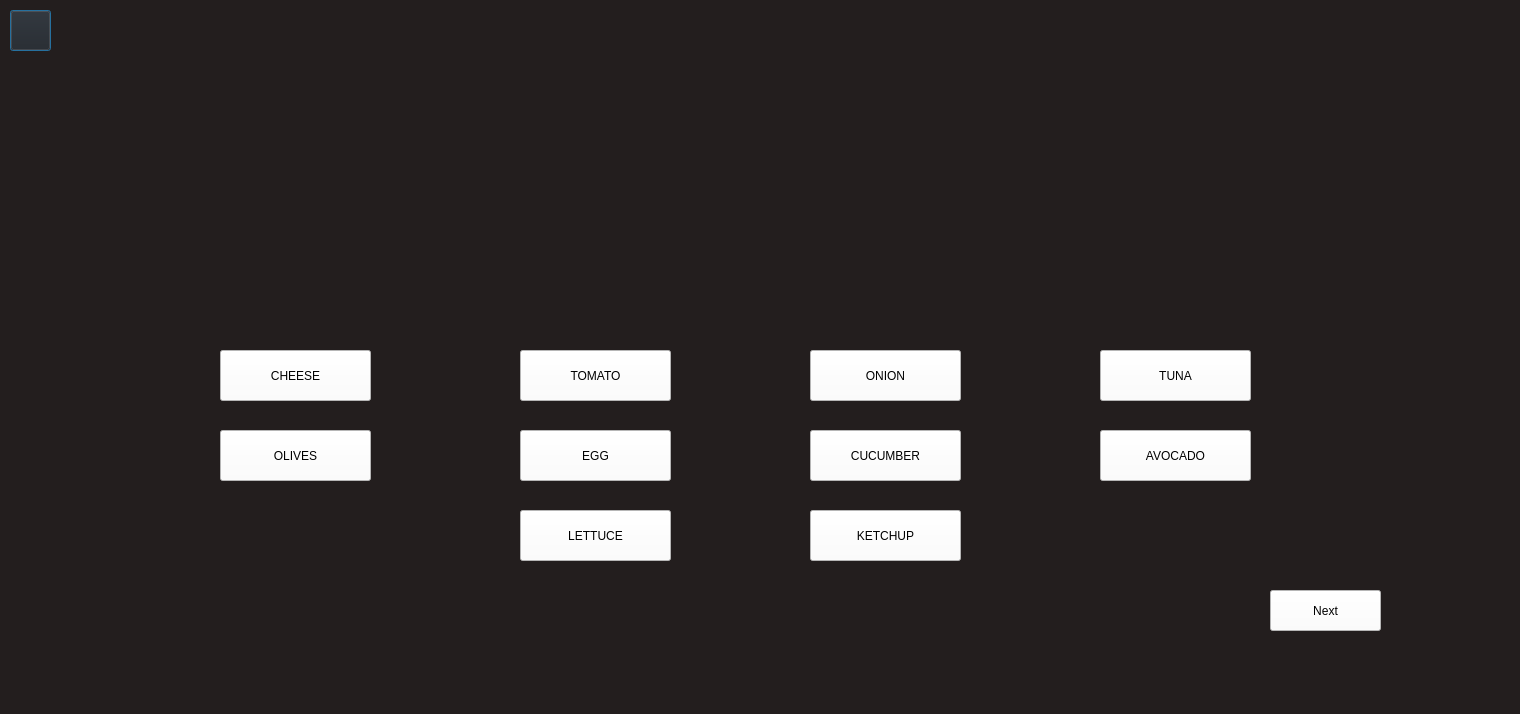
<?xml version="1.0" encoding="UTF-8"?>
<ui version="4.0">
 <class>Dialog</class>
 <widget class="QDialog" name="Dialog">
  <property name="geometry">
   <rect>
    <x>0</x>
    <y>0</y>
    <width>1520</width>
    <height>714</height>
   </rect>
  </property>
  <property name="windowTitle">
   <string>Dialog</string>
  </property>
  <widget class="QWidget" name="FabiolaPhotoWidget" native="true">
   <property name="geometry">
    <rect>
     <x>0</x>
     <y>0</y>
     <width>1520</width>
     <height>715</height>
    </rect>
   </property>
   <property name="styleSheet">
    <string notr="true">background-color: rgb(35, 30, 30);</string>
   </property>
   <widget class="QPushButton" name="backButton">
    <property name="geometry">
     <rect>
      <x>10</x>
      <y>10</y>
      <width>41</width>
      <height>41</height>
     </rect>
    </property>
    <property name="styleSheet">
     <string notr="true">color: white;</string>
    </property>
    <property name="text">
     <string/>
    </property>
   </widget>
   <widget class="QLabel" name="imageLabel">
    <property name="geometry">
     <rect>
      <x>420</x>
      <y>60</y>
      <width>791</width>
      <height>181</height>
     </rect>
    </property>
    <property name="text">
     <string/>
    </property>
   </widget>
   <widget class="QPushButton" name="cheeseButton">
    <property name="geometry">
     <rect>
      <x>220</x>
      <y>350</y>
      <width>151</width>
      <height>51</height>
     </rect>
    </property>
    <property name="styleSheet">
     <string notr="true">background-color: white;
font: 75 16px &quot;Yu Gothic Semibold&quot;;
</string>
    </property>
    <property name="text">
     <string>CHEESE</string>
    </property>
   </widget>
   <widget class="QPushButton" name="ketchupButton">
    <property name="geometry">
     <rect>
      <x>810</x>
      <y>510</y>
      <width>151</width>
      <height>51</height>
     </rect>
    </property>
    <property name="styleSheet">
     <string notr="true">background-color: white;
font: 75 16px &quot;Yu Gothic Semibold&quot;;
</string>
    </property>
    <property name="text">
     <string>KETCHUP</string>
    </property>
   </widget>
   <widget class="QPushButton" name="onionButton">
    <property name="geometry">
     <rect>
      <x>810</x>
      <y>350</y>
      <width>151</width>
      <height>51</height>
     </rect>
    </property>
    <property name="styleSheet">
     <string notr="true">background-color: white;
font: 75 16px &quot;Yu Gothic Semibold&quot;;
</string>
    </property>
    <property name="text">
     <string>ONION</string>
    </property>
   </widget>
   <widget class="QPushButton" name="tunaButton">
    <property name="geometry">
     <rect>
      <x>1100</x>
      <y>350</y>
      <width>151</width>
      <height>51</height>
     </rect>
    </property>
    <property name="styleSheet">
     <string notr="true">background-color: white;
font: 75 16px &quot;Yu Gothic Semibold&quot;;
</string>
    </property>
    <property name="text">
     <string>TUNA</string>
    </property>
   </widget>
   <widget class="QPushButton" name="nextButton">
    <property name="geometry">
     <rect>
      <x>1270</x>
      <y>590</y>
      <width>111</width>
      <height>41</height>
     </rect>
    </property>
    <property name="styleSheet">
     <string notr="true">font: 75 16px &quot;Yu Gothic Semibold&quot;;
background-color:white;</string>
    </property>
    <property name="text">
     <string>Next</string>
    </property>
   </widget>
   <widget class="QPushButton" name="avocadoButton">
    <property name="geometry">
     <rect>
      <x>1100</x>
      <y>430</y>
      <width>151</width>
      <height>51</height>
     </rect>
    </property>
    <property name="styleSheet">
     <string notr="true">background-color: white;
font: 75 16px &quot;Yu Gothic Semibold&quot;;
</string>
    </property>
    <property name="text">
     <string>AVOCADO</string>
    </property>
   </widget>
   <widget class="QPushButton" name="olivesButton">
    <property name="geometry">
     <rect>
      <x>220</x>
      <y>430</y>
      <width>151</width>
      <height>51</height>
     </rect>
    </property>
    <property name="styleSheet">
     <string notr="true">background-color: white;
font: 75 16px &quot;Yu Gothic Semibold&quot;;
</string>
    </property>
    <property name="text">
     <string>OLIVES</string>
    </property>
   </widget>
   <widget class="QPushButton" name="eggButton">
    <property name="geometry">
     <rect>
      <x>520</x>
      <y>430</y>
      <width>151</width>
      <height>51</height>
     </rect>
    </property>
    <property name="styleSheet">
     <string notr="true">background-color: white;
font: 75 16px &quot;Yu Gothic Semibold&quot;;
</string>
    </property>
    <property name="text">
     <string>EGG</string>
    </property>
   </widget>
   <widget class="QPushButton" name="tomatoButton">
    <property name="geometry">
     <rect>
      <x>520</x>
      <y>350</y>
      <width>151</width>
      <height>51</height>
     </rect>
    </property>
    <property name="styleSheet">
     <string notr="true">background-color: white;
font: 75 16px &quot;Yu Gothic Semibold&quot;;
</string>
    </property>
    <property name="text">
     <string>TOMATO</string>
    </property>
   </widget>
   <widget class="QPushButton" name="cucumberButton">
    <property name="geometry">
     <rect>
      <x>810</x>
      <y>430</y>
      <width>151</width>
      <height>51</height>
     </rect>
    </property>
    <property name="styleSheet">
     <string notr="true">background-color: white;
font: 75 16px &quot;Yu Gothic Semibold&quot;;
</string>
    </property>
    <property name="text">
     <string>CUCUMBER</string>
    </property>
   </widget>
   <widget class="QPushButton" name="lettuceButton">
    <property name="geometry">
     <rect>
      <x>520</x>
      <y>510</y>
      <width>151</width>
      <height>51</height>
     </rect>
    </property>
    <property name="styleSheet">
     <string notr="true">background-color: white;
font: 75 16px &quot;Yu Gothic Semibold&quot;;
</string>
    </property>
    <property name="text">
     <string>LETTUCE</string>
    </property>
   </widget>
  </widget>
 </widget>
 <resources/>
 <connections/>
</ui>
